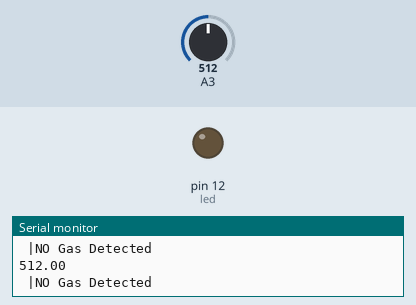
Bench run of a sketch on a simulated Arduino Uno, built with avr-gcc and run on an emulated ATmega328P. On the bench: output pins drawn as LEDs (lit = HIGH), the last lines printed to the serial monitor. The test bench sets the inputs (shaded band); at power-on: A3 = 512.

Above: at 1.3 s.
1.4 s: A3 set to 531
2.9 s: A3 set to 567
At 3.4 s:
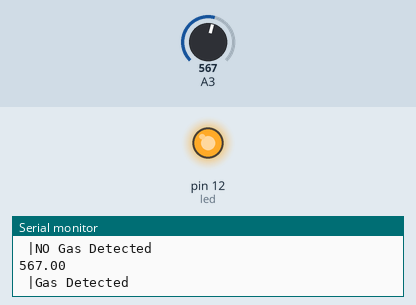
4.5 s: A3 set to 540
At 5.7 s:
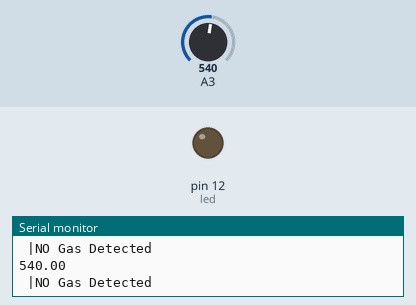
6.0 s: A3 set to 560
At 7.0 s:
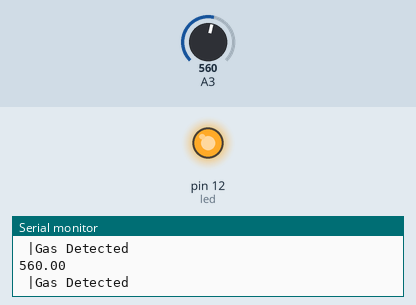
Timing chart, 0 to 8.5 s (numbered marks = the images above; inputs shaded):
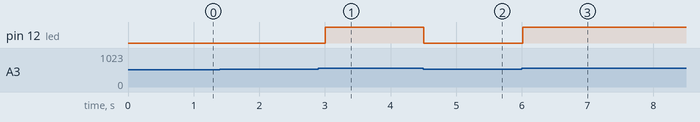

The sketch:

practice_gas_sensor1.ino
```cpp
// C++ code
//

int led = 12;

void setup()
{
  pinMode(led, OUTPUT);
  Serial.begin(9600);
}

void loop()
{
  float gas = analogRead(A3);
  if(gas >= 550){
    Serial.println(gas);
    Serial.println(" |Gas Detected");
      digitalWrite(led, HIGH);
    delay(500);
  }
  else{
  Serial.println(gas);
  Serial.println(" |NO Gas Detected");
  digitalWrite(led, LOW);
    delay(500);
  }
}
```

Measured:
- the behaviour switches between 549 and 550 on A3 (found by bisection; images 0 and 1)
- after the input at 2.9 s, pin 12 (led): LOW → HIGH after 0.11 s
- after the input at 4.5 s, pin 12 (led): HIGH → LOW at once
- after the input at 6.0 s, pin 12 (led): LOW → HIGH at once
